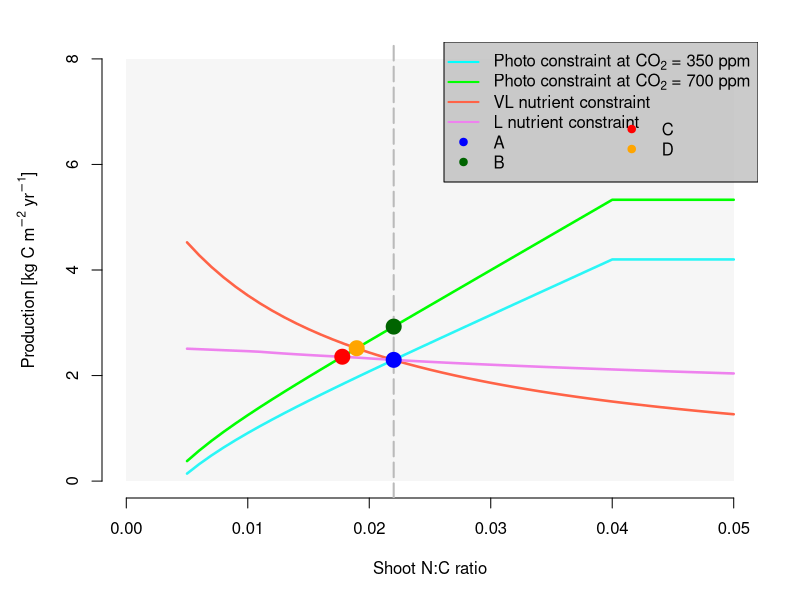

The R script that drew this image:

#### Functions to generate Figure 1
####
#### 
################################################################################

######### PHOTOSYNTHETIC CONSTRAINT FUNCTIONS

### Allocation and plant N concentrations - required for both PS constraint and NC constraint
alloc <- function(nf,  nwvar = FALSE, nwood = 0.005, rho = 0.7, retrans = 0.5) {
    # parameters
    # nf is the NC ratio of foliage
    # nw is the NC ratio of wood if fixed; otherwise the ratio of wood N:C to foliage N:C
    # nwvar is whether or not to allow wood NC to vary
    # rho is the ratio of root N:C to foliage N:C
    # retrans is the fraction of foliage N:C retranslocated  
    
    len <- length(nf)
    ar <- af <- aw <- nw <- nr <- rep(0,len)  # initialise
    for (i in 1:len) {
        ar[i] <- 0.2
        af[i] <- 0.2
        aw[i] <- 1 - ar[i] - af[i]
    }
    
    # N concentrations of rest of plant   # in g N g-1 C
    if (nwvar == FALSE) {
        nw <- nwood
    } else {
        nw <- nwood*nf 
    }
    rho <- 0.7
    nr <- rho*nf
    nfl <- (1-retrans)*nf
    ret <- data.frame(nf,nfl,nw,nr,af,aw,ar)
    return(ret)
}

### Following two functions calculate NPP - will later need to be replaced by full model
### LUE function of N & Ca
LUE <- function(nf, co2, LUE0, Nref) {
    
    CaResp <- 1.632 * (co2-60.9) / (co2+121.8)
    Nresp <- min(nf/Nref, 1)
    return(LUE0 * CaResp * Nresp)
}

### NPP as function of nf and LAI (which is calculated from NPP)
eqPC <- function(nf, NPP, co2, LUE0, Nref, I0, kext, SLA, af, sf, cfrac) {
    
    return(LUE(nf, co2, LUE0, Nref) * I0 * (1 - exp(-kext*SLA*af*NPP/sf/cfrac)))
    
}

### This function implements photosynthetic constraint - solve by finding the root
solvePC <- function(nf, af, co2=350,
                    LUE0=1.4, I0=3, Nref=0.04, 
                    kext=0.5, SLA=5, sf=0.5, w = 0.45) {
    # parameters
    # nf is variable
    # making it pass af (fractional allocation to foliage) because this may also be variable
    # co2 = co2 concentration 
    # LUE0 = maximum LUE in kg C GJ-1
    # I0 = total incident radiation in GJ m-2 yr-1
    # Nref = leaf N:C for saturation of photosynthesis
    # kext = light extinction coeffciency
    # SLA = specific leaf area in m2 kg-1 DM
    # sf = turnover rate of foliage in yr-1
    # w = C content of biomass - needed to convert SLA from DM to C
    
    # solve implicit equation
    ans <- c()
    len <- length(nf)
    for (i in 1:len) {
        fPC <- function(NPP) eqPC(nf[i], NPP, co2, LUE0, Nref, I0, kext, SLA, af[i], sf, w) - NPP
        ans[i] <- uniroot(fPC,interval=c(0.1,20))$root
    }
    return(ans)
}

### This function also implements photosynthetic constraint - solving by iteration
### Shown below that this gives same solution as finding root
solvePCiter <- function(nf, af, co2=350,
                        LUE0=1.4, I0=3, Nref=0.04, 
                        kext=0.5, SLA=5, sf=0.5, w = 0.45, tol=0.01) {
    # parameters
    # nf is passed to the function
    # making it pass af (fractional allocation to foliage) because this may also be variable
    # co2 = co2 concentration 
    # LUE0 = maximum LUE in kg GJ-1
    # I0 = total incident radiation in GJ m-2 yr-1
    # Nref = leaf N:C for saturation of photosynthesis
    # kext = light extinction coeffciency
    # SLA = specific leaf area in m2 kg-1
    # sf = turnover rate of foliage in yr-1
    # w = C content of biomass
    
    ans <- c()
    len <- length(nf)
    oldNPP <- 1      # initial guess for NPP, in kg C m-2 yr-1
    
    # loop over supplied N concentrations
    for (i in 1:len) {
        repeat {
            newNPP <- eqPC(nf[i], oldNPP, co2, LUE0, Nref, I0, kext, SLA, af[i], sf, w)
            print(newNPP)
            if (abs(newNPP - oldNPP) < tol) break
            oldNPP <- newNPP
        }
        ans[i] <- newNPP
    }
    return(ans)
}



####### FUNCTIONS FOR N CYCLING CONSTRAINT

### Soil temperature response of decomposition 
Actsoil <- function(Tsoil) 0.0326 + 0.00351*Tsoil^1.652 - (Tsoil/41.748)^7.19

### Solve quadratic - plus and minus versions
quadp <- function(a,b,c) (-b + sqrt(b^2 - 4*a*c))/(2*a)
quadm <- function(a,b,c) (-b - sqrt(b^2 - 4*a*c))/(2*a)

### Burial fractions from passive pool
passive <- function(nf, a, Tsoil = 15, Texture = 0.5, ligfl = 0.2, ligrl = 0.16) {
    
    decomp <- 0.00013*52*Actsoil(Tsoil)   # decomposition of passive pool per year without priming
    
    # re-burial fraction = fraction of C released from passive pool that is re-buried in it
    pas <- 0.996 - (0.85-0.68*Texture)
    psa <- 0.42
    ppa <- 0.45
    pap <- 0.004
    psp <- 0.03
    qq <-  ppa*(pap + psp*pas)/(1-pas*psa)   # re-burial fraction
    
    # transfer coefficients among litter and soil pools
    cfrac <- 0.45
    
    muf <- c()
    mur <- c()
    
    for (i in 1:length(a$nfl)) {
        muf[i] <- max(0,min(0.85 - 0.018*ligfl/cfrac/a$nfl[i],1))   
        mur[i] <- max(0,min(0.85 - 0.018*ligrl/cfrac/a$nr[i],1))    
    }
    
    pma <- pna <- 0.45
    pua <- 0.55*(1-ligfl)
    pus <- 0.7*ligfl
    pva <- 0.45*(1-ligrl)
    pvs <- 0.7*ligrl
    
    # burial fractions for foliage (omegaf) and root (omegar) into passive pool
    det <- 1-psa*pas
    omegau <- (pap*(pua+pus*psa+psp*(pus+pua*pas)))/det
    omegav <- (pap*(pva+pus*psa+psp*(pvs+pva*pas)))/det
    omegam <- (pap*pma+psp*pma*pas)/det
    omegaf <- muf*omegam + (1-muf)*omegau
    omegar <- mur*omegam + (1-mur)*omegav  
    
    # fraction of foliage and root litter being transferred to active pool
    transfer_fa <- muf*pma + (1-muf)*psa
    transfer_ra <- mur*pma + (1-mur)*psa
    
    ret <- data.frame(decomp, qq, omegaf, omegar, transfer_fa, transfer_ra)
    return(ret)
}



### Function for nutrient constraint in longterm ie passive, leaching, wood considered
NConsLong <- function(nf, a, Nin=1.0, leach=0.05, 
                      Tsoil = 15, Texture = 0.5, ligfl = 0.2, ligrl = 0.16,
                      Cpass = 2680, ncp = 0.1) {
    # passed are nf and a, the allocation and plant N:C ratios
    # parameters : 
    # Nin is fixed N inputs (N deposition, N fixation) in g m-2 yr-1 (could vary fixation)
    # leach is the rate of leaching of the mineral pool (per year)
    # Tsoil is effective soil temperature for decomposition
    # Texture is the fine soil fraction
    # ligfl and ligrl are the lignin:C fractions in the foliage and root litter
    # Cpass is the passive pool size in g C m-2
    # ncp is the NC ratio of the passive pool in g N g-1 C
    
    # passive pool burial 
    pass <- passive(nf, a, Tsoil, Texture, ligfl, ligrl)
    omegap <- a$af*pass$omegaf + a$ar*pass$omegar 
    
    # equation for N constraint with passive, wood, and leaching
    U0 <- Nin + (1-pass$qq) * pass$decomp * Cpass * ncp   # will be a constant if decomp rate is constant
    nwood <- a$aw*a$nw
    nburial <- omegap*ncp
    nleach <- leach/(1-leach) * (a$nfl*a$af + a$nr*(a$ar) + a$nw*a$aw)
    
    NPP_NC <- U0 / (nwood + nburial + nleach)   # will be in g C m-2 yr-1
    NPP <- NPP_NC*10^-3 # returned in kg C m-2 yr-1
    df <- data.frame(NPP,nwood,nburial,nleach,a$aw)
    return(df)   
    
}

### Calculate the very long term nutrient cycling constraint, i.e. passive pool equilibrated
# it is just Nin = Nleach
NConsVLong <- function(nf, a, Nin=1.0, leach=0.05) {
    # passed are nf and a, the allocation and plant N:C ratios
    # parameters : 
    # Nin is fixed N inputs (N deposition, N fixation) in g m-2 yr-1 (could vary fixation)
    # leach is the rate of leaching of the mineral pool (per year)
    
    # equation for N constraint with just leaching
    U0 <- Nin
    nleach <- leach/(1-leach) * (a$nfl*a$af + a$nr*(a$ar) + a$nw*a$aw)
    NPP_NC <- U0 / (nleach)   # will be in g C m-2 yr-1
    NPP <- NPP_NC*10^-3 # returned in kg C m-2 yr-1
    df <- data.frame(NPP,nleach)
    return(df)   
}

# Find the long term equilibrium nf and NPP under standard conditions - by finding the root
solveLong <- function(co2=350,Cpass,Nin) {
    
    fn <- function(nf) {
        solvePC(nf,alloc(nf)$af,co2=co2) - NConsLong(nf,alloc(nf),Cpass=Cpass,Nin=Nin)$NPP
    }
    equilnf <- uniroot(fn,interval=c(0.005,0.05))$root
    equilNPP <- solvePC(equilnf,af=alloc(equilnf)$af, co2=co2)
    ans <- data.frame(equilnf,equilNPP)
    return(ans)
    
}

# Find the very-long term equilibrium nf and NPP under standard conditions - by finding the root
solveVLong <- function(co2=350) {
    
    fn <- function(nf) {
        solvePC(nf,alloc(nf)$af,co2=co2) - NConsVLong(nf,alloc(nf))$NPP
    }
    equilnf <- uniroot(fn,interval=c(0.005,0.05))$root
    equilNPP <- solvePC(equilnf,af=alloc(equilnf)$af, co2=co2)
    ans <- data.frame(equilnf,equilNPP)
    return(ans)
    
}


##### MAIN PROGRAM
# plot photosynthetic constraints - not quite same as Hugh's, not sure why? 
# N:C ratios for x-axis
nfseq <- seq(0.005,0.05,by=0.001)
# need allocation fractions here
a_vec <- alloc(nfseq)

# plot photosynthetic constraints
PC350 <- solvePC(nfseq,a_vec$af,co2=350)
PC700 <- solvePC(nfseq,a_vec$af,co2=700)
PC350iter <- solvePCiter(nfseq,a_vec$af,co2=350)   # values are identical to PC350

#plot very-long nutrient cycling constraint
NCVLONG <- NConsVLong(nf=nfseq,a=a_vec,Nin=1.0)

#solve very-long nutrient cycling constraint
VLong <- solveVLong(co2=350)
#get Cpassive from very-long nutrient cycling solution
aequil <- alloc(VLong$equilnf)
pass <- passive(nf=VLong$equilnf, a=aequil)
omegap <- aequil$af*pass$omegaf + aequil$ar*pass$omegar
CpassVLong <- omegap*VLong$equilNPP/pass$decomp/(1-pass$qq)*1000.0
NrelwoodVLong <- aequil$aw*aequil$nw*VLong$equilNPP*1000

#now plot long-term constraint with this Cpassive
NCHUGH <- NConsLong(nf = nfseq,a = a_vec, Cpass=CpassVLong, Nin = 1.0+NrelwoodVLong)

# Solve longterm equilibrium
equil_long_350 <- solveLong(co2=350, Cpass=CpassVLong, Nin = 1.0+NrelwoodVLong)
equil_long_700 <- solveLong(co2=700, Cpass=CpassVLong, Nin = 1.0+NrelwoodVLong)

# get the point instantaneous NPP response to doubling of CO2
df700 <- as.data.frame(cbind(round(nfseq,3), PC700))
ncref <- round(VLong$equilnf,3)


## locate the intersect between VL nutrient constraint and CO2 = 700
VLong700 <- solveVLong(co2=700)

## Plotting
tiff("Plots/Figure1.tiff",
     width = 8, height = 7, units = "in", res = 300)
par(mar=c(5.1,5.1,2.1,2.1))

# Photosynthetic constraint CO2 = 350 ppm
plot(nfseq,PC350,axes=F,
     type='l',xlim=c(0,0.05),ylim=c(0,8), 
     ylab = expression(paste("Production [kg C ", m^-2, " ", yr^-1, "]"))
     , xlab = "Shoot N:C ratio", lwd = 2.5, col="cyan", cex = 2.0, bg = "black")
rect(0,0,0.05,8,border=NA, col=adjustcolor("lightgrey", 0.2))
axis(1)
axis(2)
# add abline to show instantaneous effect of doubling CO2
abline(v=VLong$equilnf, lwd = 2, lty = 5, col = "gray73")

# Photosynthetic constraint CO2 = 700 ppm
points(nfseq,PC700,type='l',col="green", lwd = 2.5)

# VL nutrient constraint curve
points(nfseq,NCVLONG$NPP,type='l',col="tomato", lwd = 2.5)

# L nutrient constraint curve
points(nfseq,NCHUGH$NPP,type='l',col="violet", lwd = 2.5)

# VL intersect with CO2 = 350 ppm
points(VLong$equilnf,VLong$equilNPP, pch = 19, cex = 2.0, col = "blue")

# L intersect with CO2 = 350 ppm
#with(equil_long_350,points(equilnf,equilNPP,pch=19, cex = 2.0, col = "black"))

# L intersect with CO2 = 700 ppm
with(equil_long_700,points(equilnf,equilNPP,pch=19, cex = 2.0, col = "red"))

# instantaneous NPP response to doubling CO2
points(VLong$equilnf, df700[18, "PC700"], cex = 2.0, col = "darkgreen", pch=19)

# VL intersect with CO2 = 700 ppm
points(VLong700$equilnf, VLong700$equilNPP, cex = 2.0, col = "orange", pch = 19)

legend("topright", c(expression(paste("Photo constraint at ", CO[2]," = 350 ppm")), 
                     expression(paste("Photo constraint at ", CO[2]," = 700 ppm")), 
                     "VL nutrient constraint", "L nutrient constraint",
                     "A", "B"),
       col=c("cyan","green", "tomato", "violet","blue", "darkgreen"), 
       lwd=c(2,2,2,2,NA,NA), pch=c(NA,NA,NA,NA,19,19), cex = 1.0, 
       bg = adjustcolor("grey", 0.8))

legend(0.04, 7.05, c("C", "D"),
       col=c("red", "orange"), 
       lwd=c(NA,NA), pch=c(19,19), cex = 1.0, border=FALSE, bty="n",
       bg = adjustcolor("grey", 0.8))      

dev.off()
